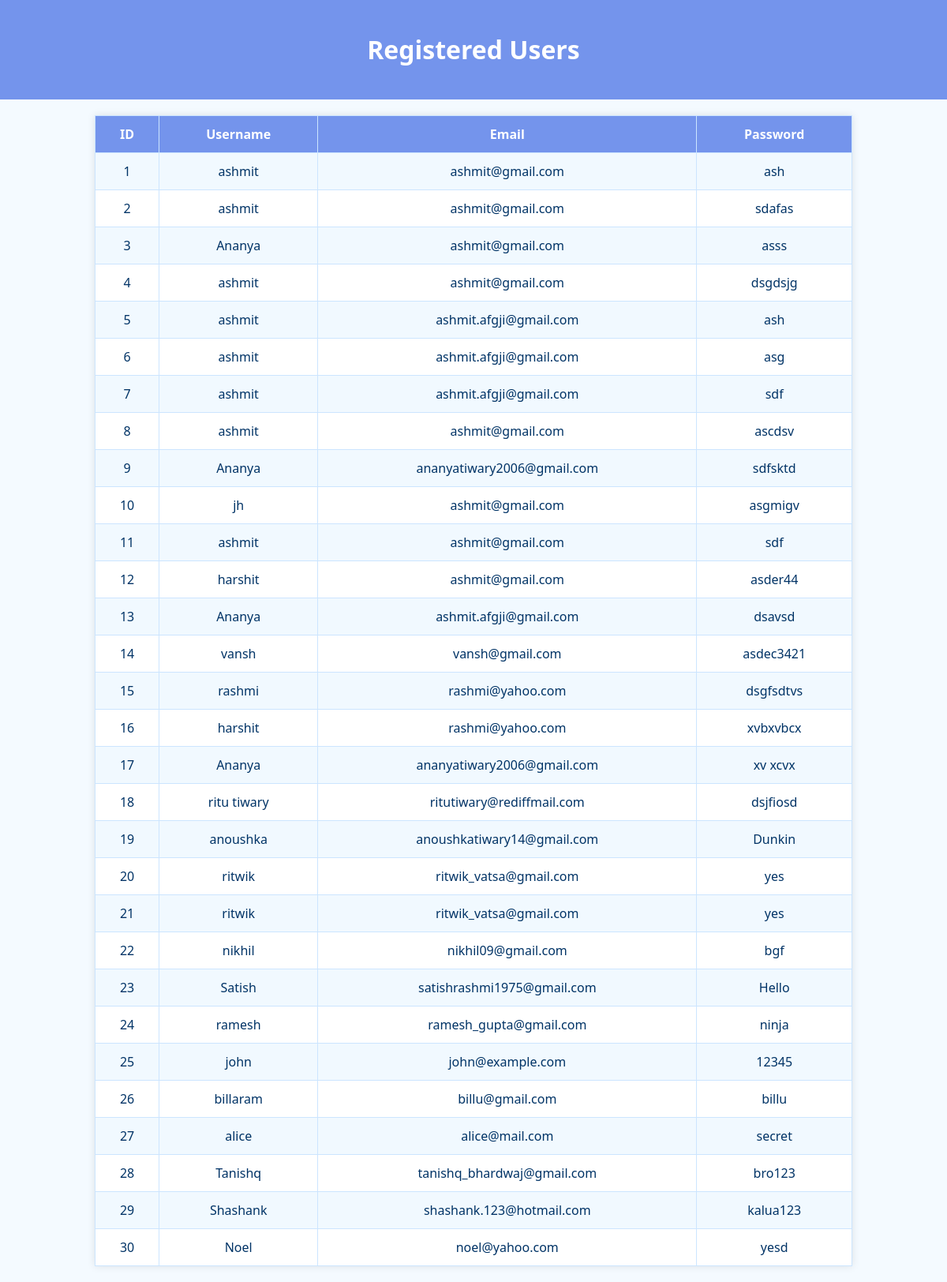
/users, run on an earlier commit of the app's database.
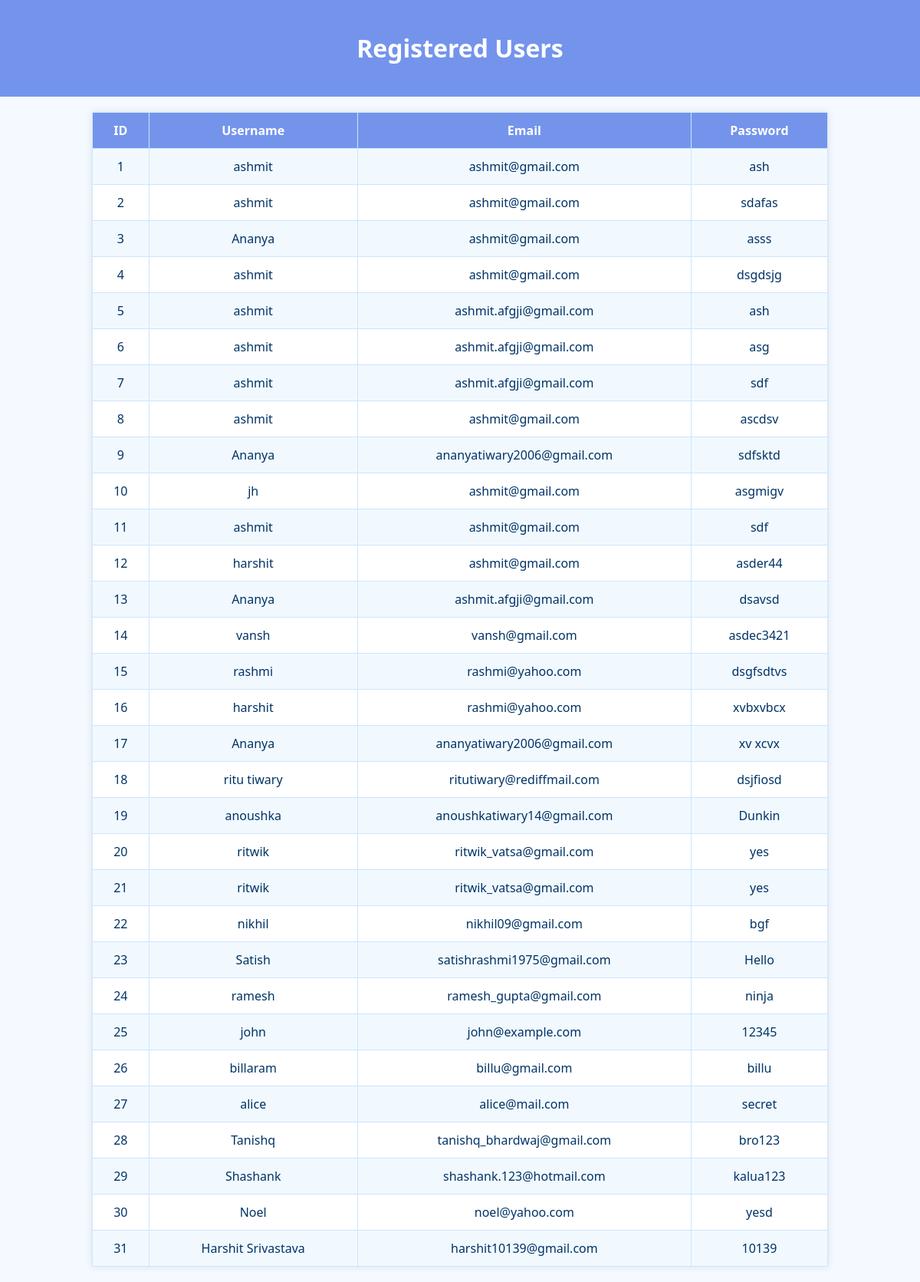
And on a later commit of the database.
### tables this page shows
CREATE TABLE users (
            id INTEGER PRIMARY KEY AUTOINCREMENT,
            username TEXT NOT NULL,
            email TEXT NOT NULL,
            password TEXT NOT NULL
        );

### app.py (the view)
@app.route("/users")
def view_users():
    with sqlite3.connect("users.db") as conn:
        users = conn.execute(
            "SELECT id, username, email, password FROM users"
        ).fetchall()
    return render_template("users.html", users=users)

### templates/users.html (shortened to what this page needs)
<!DOCTYPE html>
<html lang="en">
<head>
</head>
<body>
    <header>
    <div class="header-content">
        <h1>Registered Users</h1>
    </div>
</header>
    <table>
        <tr>
            <th>ID</th>
            <th>Username</th>
            <th>Email</th>
            <th>Password</th>
        </tr>
        {% for user in users %}
        <tr>
            <td>{{ user[0] }}</td>
            <td>{{ user[1] }}</td>
            <td>{{ user[2] }}</td>
            <td>{{ user[3] }}</td>
        </tr>
        {% endfor %}
    </table>
</body>
</html>

What changed in the data, as far as the page shows it:
added users: id "31", username "Harshit Srivastava", email "harshit10139@gmail.com", password "10139"
